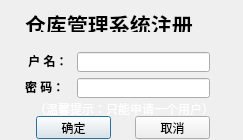
<?xml version="1.0" encoding="UTF-8"?>
<ui version="4.0">
 <class>Register</class>
 <widget class="QDialog" name="Register">
  <property name="geometry">
   <rect>
    <x>0</x>
    <y>0</y>
    <width>243</width>
    <height>140</height>
   </rect>
  </property>
  <property name="windowTitle">
   <string>Dialog</string>
  </property>
  <widget class="QLabel" name="label">
   <property name="geometry">
    <rect>
     <x>25</x>
     <y>8</y>
     <width>176</width>
     <height>24</height>
    </rect>
   </property>
   <property name="text">
    <string>&lt;html&gt;&lt;head/&gt;&lt;body&gt;&lt;p&gt;&lt;span style=&quot; font-size:16pt; font-weight:600;&quot;&gt;仓库管理系统注册&lt;/span&gt;&lt;/p&gt;&lt;/body&gt;&lt;/html&gt;</string>
   </property>
  </widget>
  <widget class="QPushButton" name="okButton">
   <property name="geometry">
    <rect>
     <x>36</x>
     <y>116</y>
     <width>75</width>
     <height>23</height>
    </rect>
   </property>
   <property name="text">
    <string>确定</string>
   </property>
  </widget>
  <widget class="QPushButton" name="cancelButton">
   <property name="geometry">
    <rect>
     <x>135</x>
     <y>116</y>
     <width>75</width>
     <height>23</height>
    </rect>
   </property>
   <property name="text">
    <string>取消</string>
   </property>
  </widget>
  <widget class="QLabel" name="label_2">
   <property name="geometry">
    <rect>
     <x>25</x>
     <y>52</y>
     <width>46</width>
     <height>16</height>
    </rect>
   </property>
   <property name="text">
    <string>&lt;html&gt;&lt;head/&gt;&lt;body&gt;&lt;p align=&quot;center&quot;&gt;&lt;span style=&quot; font-weight:600;&quot;&gt;户 名：&lt;/span&gt;&lt;/p&gt;&lt;/body&gt;&lt;/html&gt;</string>
   </property>
  </widget>
  <widget class="QLabel" name="label_3">
   <property name="geometry">
    <rect>
     <x>25</x>
     <y>78</y>
     <width>46</width>
     <height>16</height>
    </rect>
   </property>
   <property name="text">
    <string>&lt;html&gt;&lt;head/&gt;&lt;body&gt;&lt;p&gt;&lt;span style=&quot; font-weight:600;&quot;&gt;密  码：&lt;/span&gt;&lt;/p&gt;&lt;/body&gt;&lt;/html&gt;</string>
   </property>
  </widget>
  <widget class="QLineEdit" name="userEdit">
   <property name="geometry">
    <rect>
     <x>77</x>
     <y>52</y>
     <width>133</width>
     <height>20</height>
    </rect>
   </property>
  </widget>
  <widget class="QLineEdit" name="passwordEdit">
   <property name="geometry">
    <rect>
     <x>77</x>
     <y>78</y>
     <width>133</width>
     <height>20</height>
    </rect>
   </property>
  </widget>
  <widget class="QLabel" name="label_4">
   <property name="geometry">
    <rect>
     <x>34</x>
     <y>100</y>
     <width>191</width>
     <height>16</height>
    </rect>
   </property>
   <property name="text">
    <string>&lt;html&gt;&lt;head/&gt;&lt;body&gt;&lt;p&gt;&lt;span style=&quot; color:#ffffff;&quot;&gt;（温馨提示：只能申请一个用户）&lt;/span&gt;&lt;/p&gt;&lt;/body&gt;&lt;/html&gt;</string>
   </property>
  </widget>
 </widget>
 <resources/>
 <connections/>
</ui>
